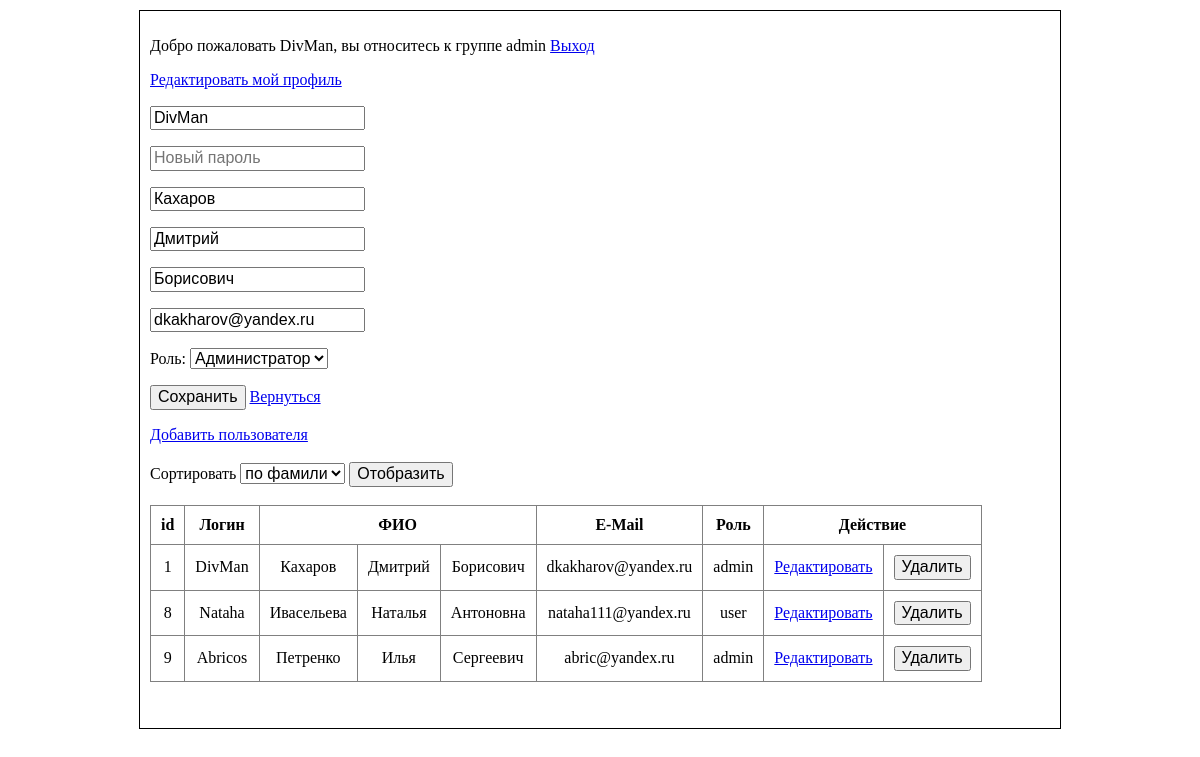
Screenshot of /?action=redact&id=1 (signed in) with the database file from the repository.
### tables this page shows
CREATE TABLE `users` (
  `id` int(11) NOT NULL,
  `login` varchar(256) NOT NULL,
  `password` varchar(256) NOT NULL,
  `lastname` varchar(256) NOT NULL,
  `firstname` varchar(256) NOT NULL,
  `patronymic` varchar(256) NOT NULL,
  `email` varchar(256) NOT NULL,
  `role` varchar(256) NOT NULL DEFAULT 'user'
);

### index.php (called while the page is built, shortened)
<?php
include 'lib/router/router.php';

### model/users.php (called while the page is built, shortened)
<?php
class Users {
	private $db = null;
	function __construct ($db) {
		$this->db = $db;
	}
	function showTable() {
		$sql = "SELECT * FROM `users`";
		$query = $this->db->query($sql);
		$query->setFetchMode(PDO::FETCH_ASSOC);
		return $query->fetchAll();
	}
	function showUser($user_id = null) {
		if(!empty($_GET['action']) && !empty($_GET['id'])) {
			$sql="SELECT * FROM users WHERE id = :userId";
			$result = $this->db->prepare($sql);
			$result->bindValue(':userId', $_GET['id'], PDO::PARAM_INT);
			$result->execute();
			$row = $result->fetchAll();
			return $row;
		}
	}
}

### template/listUsers/user-table.php (the view, shortened to what this page needs)
<?php
	if(!empty($_SESSION['role'])) {
		if($_SESSION['role'] == 'admin') {
			echo '<a href="?action=add-user">Добавить пользователя</a><br><br>';
		}
	}
?>
<form action="" method="get">
	Сортировать <select name="select">
		<option value="lastname">по фамили</option>
	</select>
	<input type="submit" value="Отобразить" name="btn-sort">
</form>
<br>
<?php
	if(!empty($_GET['select'])) {?>
		<table border="1" cellpadding="10" style="border-collapse: collapse; text-align: center;">
			<tr>
			<th>id</th>
			<th>Логин</th>
			<th colspan="3">ФИО</th>
			<th>E-Mail</th>
			<th>Роль</th>
			<?php
				if(!empty($_SESSION['role'])) {
					if($_SESSION['role'] == 'admin') {
						echo '<th colspan="2">Действие</th>';
					}
				}
			?>
		</tr>
		<?php
		foreach($sort as $key) {
			echo '<tr>';
				echo '<td>'.$key['id'].'</td>';
				echo '<td>'.$key['login'].'</td>';
				echo '<td>'.$key['lastname'].'</td>';
				echo '<td>'.$key['firstname'].'</td>';
				echo '<td>'.$key['patronymic'].'</td>';
				echo '<td>'.$key['email'].'</td>';
				echo '<td>'.$key['role'].'</td>';
				if(!empty($_SESSION['role'])) {
					if($_SESSION['role'] == 'admin') {
						echo '<td><a href="?action=redact&id='.$key['id'].'">Редактировать</a></td>';
						echo '<td><form action="" method="post">
						<input type="hidden" name="del-user-id" value="'.$key['id'].'">
						<input type="submit" value="Удалить" name="btn-del-user">
					</form></td>';
				}
			}
			echo '</tr>';
		}
	?>
		</table>
	<?php
	}
	else {?>
		<table border="1" cellpadding="10" style="border-collapse: collapse; text-align: center;">
	<tr>
		<th>id</th>
		<th>Логин</th>
		<th colspan="3">ФИО</th>
		<th>E-Mail</th>
		<th>Роль</th>
		<?php
			if(!empty($_SESSION['role'])) {
				if($_SESSION['role'] == 'admin') {
					echo '<th colspan="2">Действие</th>';
				}
			}
		?>
	</tr>
	<?php
		foreach($table as $key) {
			echo '<tr>';
				echo '<td>'.$key['id'].'</td>';
				echo '<td>'.$key['login'].'</td>';
				echo '<td>'.$key['lastname'].'</td>';
				echo '<td>'.$key['firstname'].'</td>';
				echo '<td>'.$key['patronymic'].'</td>';
				echo '<td>'.$key['email'].'</td>';
				echo '<td>'.$key['role'].'</td>';
				if(!empty($_SESSION['role'])) {
					if($_SESSION['role'] == 'admin') {
						echo '<td><a href="?action=redact&id='.$key['id'].'">Редактировать</a></td>';
						echo '<td><form action="" method="post">
						<input type="hidden" name="del-user-id" value="'.$key['id'].'">
						<input type="submit" value="Удалить" name="btn-del-user">
					</form></td>';
				}
			}
			echo '</tr>';
		}
	?>
</table>
	<?php
	}
?>
<br><br>

### template/listUsers/redact-user.php (shortened to what this page needs)
<form action="#" method="post">
		<p><input type="text" name="login" value="<?php echo $userRed[0]['login'];?>" placeholder="Логин"></p>
		<p><input type="text" name="pass" placeholder="Новый пароль"></p>
		<p><input type="text" name="last-name" value="<?php echo $userRed[0]['lastname'];?>" placeholder="Фамилия"></p>
		<p><input type="text" name="name" value="<?php echo $userRed[0]['firstname'];?>" placeholder="Имя"></p>
		<p><input type="text" name="patronymic" value="<?php echo $userRed[0]['patronymic'];?>" placeholder="Отчество"></p>
		<p><input type="text" name="email" value="<?php echo $userRed[0]['email'];?>" placeholder="E-mail"></p>
	Роль:
	<select name="select">
		<?php
			if($userRed[0]['role'] === 'user') {
				echo '<option value="user" selected>Пользователь</option>';
				echo ' <option value="admin">Администратор</option>';
			}
			elseif($userRed[0]['role'] === 'admin') {
				echo ' <option value="admin" selected>Администратор</option>';
			}
		?>
    </select>
	<p><input type="submit" name="btn-redact-user" value="Сохранить"> <a href="./"> Вернуться</a></p>
</form>

### style.css (style rules this page uses)
body { padding: 10px; }

### rows the page displays
users: login "DivMan", last-name "Кахаров", name "Дмитрий", patronymic "Борисович", email "dkakharov@yandex.ru", select "Администратор", id "1", lastname "Кахаров", firstname "Дмитрий", role "admin"
users: id "8", login "Nataha", lastname "Ивасельева", firstname "Наталья", patronymic "Антоновна", email "nataha111@yandex.ru", role "user"
users: id "9", login "Abricos", lastname "Петренко", firstname "Илья", patronymic "Сергеевич", email "abric@yandex.ru", role "admin"

### other values shown
$_SESSION['login'] "DivMan"
$_SESSION['role'] "admin"
